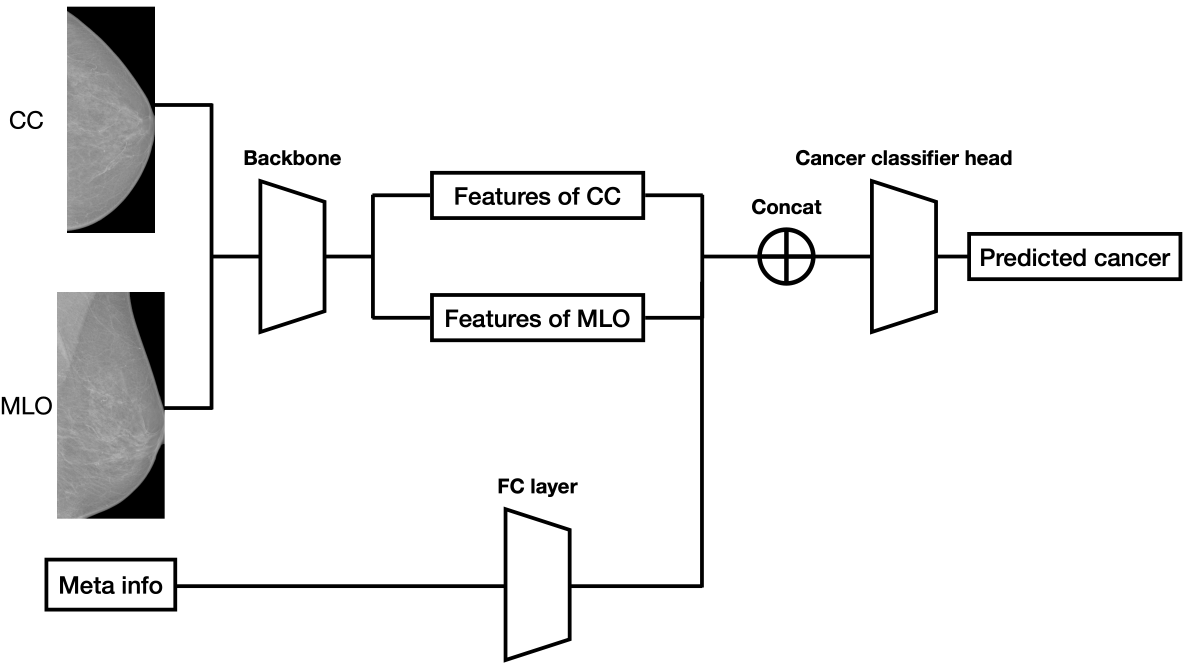
#> input picture resources/dual_view.png, 3558 x 2000 px (shown at 1/3 size)
$ python -i roi_extract.py   (imports and definitions only)   (older library calls are emulated)
#> lines starting #> are read from the running program, lines starting #| are printed output that depends on the picture; after the words box and inside, x2 and y2 are one past the last pixel; in counts of white or black regions, pixels touching at a corner belong together
#> further down, picture is the input picture: shape (2000, 3558); min 0, max 255, mean 237.9
import os
import sys

import cv2
import numpy as np


def extract_roi_otsu(img, gkernel=(5, 5)):
    """WARNING: this function modify input image inplace."""
#> called with gkernel = (5, 5)
    ori_h, ori_w = img.shape[:2]
#> ori_h = 2000; ori_w = 3558
    # clip percentile: implant, white lines
    upper = np.percentile(img, 95)
#> upper = 255
    img[img > upper] = np.min(img)
    # Gaussian filtering to reduce noise (optional)
    if gkernel is not None:
        img = cv2.GaussianBlur(img, gkernel, 0)
    _, img_bin = cv2.threshold(img, 0, 255, cv2.THRESH_BINARY + cv2.THRESH_OTSU)
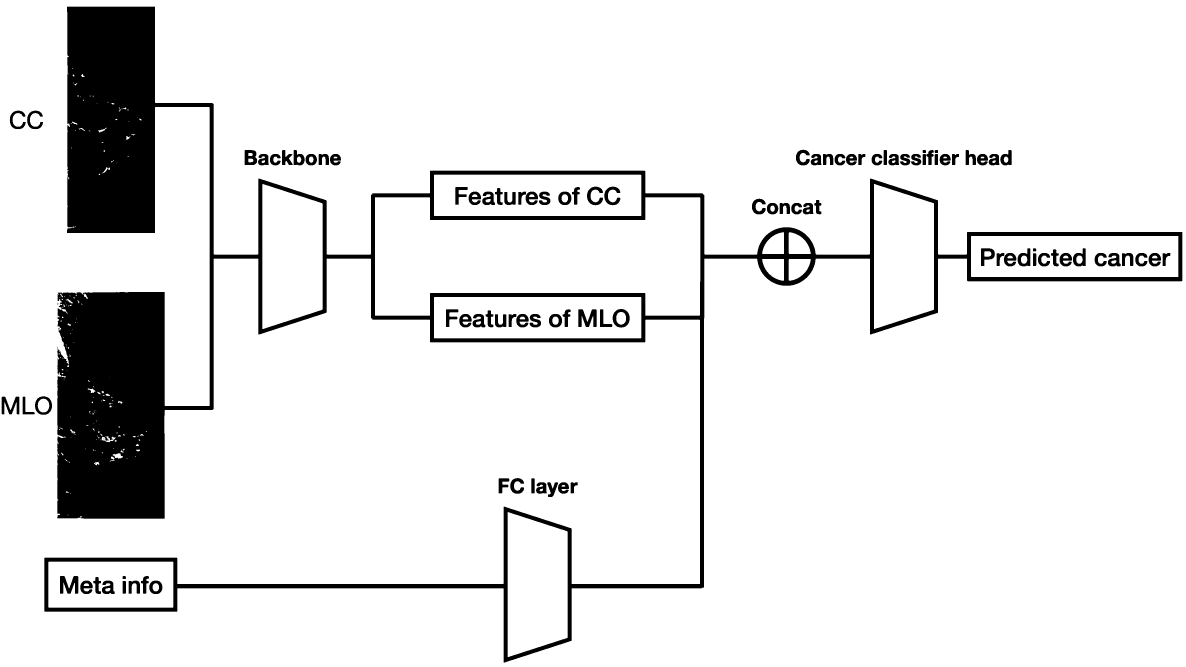
#> img_bin: shape (2000, 3558) (shown at 1/3 size); 90.7% white; 103 black regions (4 under 20 px), largest, box (x1, y1, x2, y2) and area: (133, 20, 3547, 1988) 581444, (1735, 928, 1790, 981) 1906, (180, 1728, 235, 1781) 1906
    # dilation to improve contours connectivity
    element = cv2.getStructuringElement(cv2.MORPH_RECT, (3, 3), (-1, -1))
    img_bin = cv2.dilate(img_bin, element)
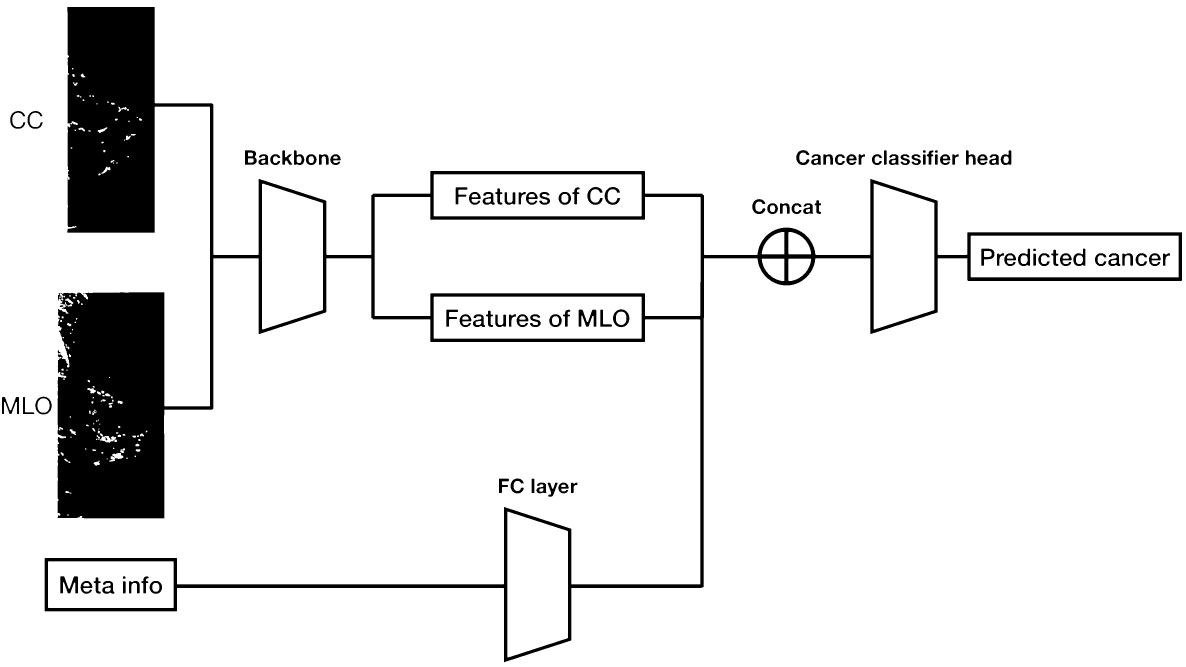
#> img_bin: shape (2000, 3558) (shown at 1/3 size); 91.6% white; 102 black regions (1 under 20 px), largest, box (x1, y1, x2, y2) and area: (134, 21, 3546, 1987) 541022, (1736, 929, 1789, 980) 1490, (181, 1729, 234, 1780) 1490
    cnts, _ = cv2.findContours(img_bin, cv2.RETR_EXTERNAL, cv2.CHAIN_APPROX_SIMPLE)
#> cnts = [[[0, 0], [0, 1999], [3557, 1999], [3557, 0]]]
    if len(cnts) == 0:
        return None, None, None
    areas = np.array([cv2.contourArea(cnt) for cnt in cnts])
#> areas = [7110443]
    select_idx = np.argmax(areas)
#> select_idx = 0
    cnt = cnts[select_idx]
#> cnt = [[0, 0], [0, 1999], [3557, 1999], [3557, 0]]
    area_pct = areas[select_idx] / (img.shape[0] * img.shape[1])
#> area_pct = 0.999
    x0, y0, w, h = cv2.boundingRect(cnt)
#> x0 = 0; y0 = 0; w = 3558; h = 2000
    # min-max for safety only
    # x0, y0, x1, y1
    x1 = min(max(int(x0 + w), 0), ori_w)
#> x1 = 3558
    y1 = min(max(int(y0 + h), 0), ori_h)
#> y1 = 2000
    x0 = min(max(int(x0), 0), ori_w)
    y0 = min(max(int(y0), 0), ori_h)
    return [x0, y0, x1, y1], area_pct, None


# [48 lines left out: function extract_roi_fit_breast, not called in this run]


class RoiExtractor:

    # [26 lines left out: functions __init__, detect_single, detect_single_otsu, not called in this run]

>>> import cv2
>>> picture = cv2.imread('../../../resources/dual_view.png', cv2.IMREAD_GRAYSCALE)
>>> result = extract_roi_otsu(picture)

$ run again, on resources/single_view.png
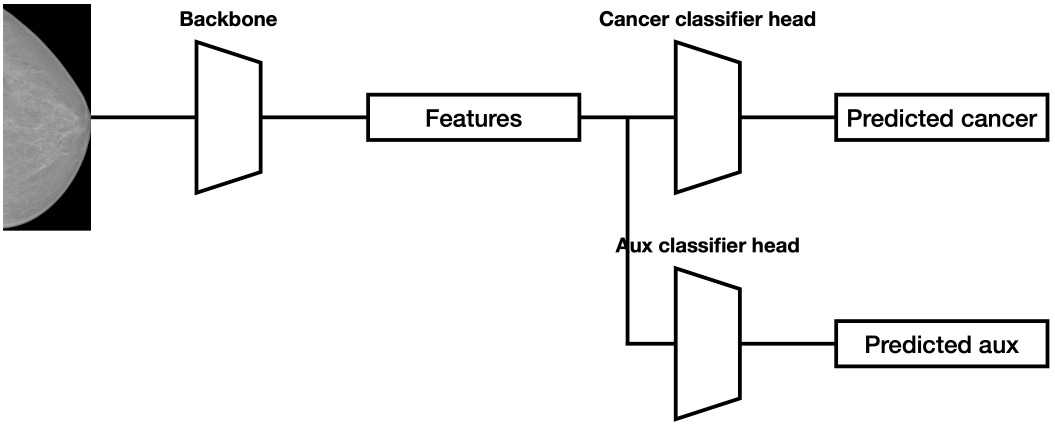
#> input picture resources/single_view.png, 3164 x 1298 px (shown at 1/3 size)
#> picture is the input picture: shape (1298, 3164); min 0, max 255, mean 237.3
#> upper = 255
#> in extract_roi_otsu, `_, img_bin = cv2.threshold(img, 0, 255, cv2.THRESH_BINARY + cv2.THRESH..`:
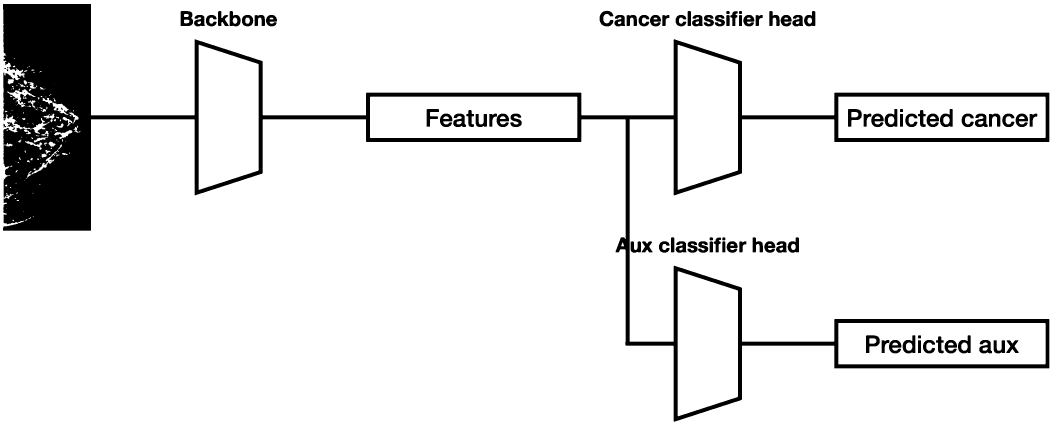
#> img_bin: shape (1298, 3164) (shown at 1/3 size); 91.5% white; 101 black regions (8 under 20 px), largest, box (x1, y1, x2, y2) and area: (9, 12, 3148, 1265) 290801, (542, 33, 579, 78) 1252, (2544, 327, 2585, 380) 1150
#> in extract_roi_otsu, `img_bin = cv2.dilate(img_bin, element)`:
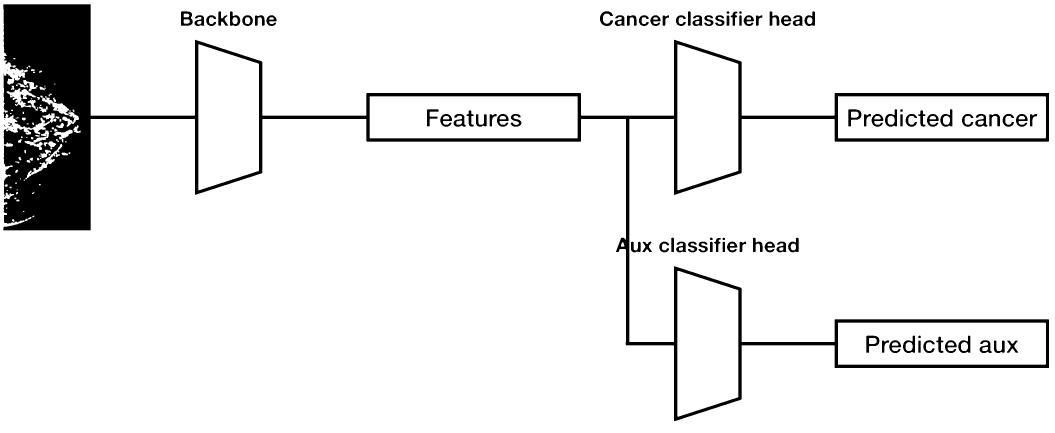
#> img_bin: shape (1298, 3164) (shown at 1/3 size); 92.6% white; 105 black regions (18 under 20 px), largest, box (x1, y1, x2, y2) and area: (10, 13, 3147, 1264) 260070, (543, 34, 578, 77) 976, (2545, 328, 2584, 379) 888
#> cnts = [[[0, 0], [0, 1297], [3163, 1297], [3163, 0]]]
#> areas = [4102411]
#> select_idx = 0
#> cnt = [[0, 0], [0, 1297], [3163, 1297], [3163, 0]]
#> area_pct = 0.999
#> x0 = 0; w = 3164; h = 1298
#> x1 = 3164
#> y1 = 1298
